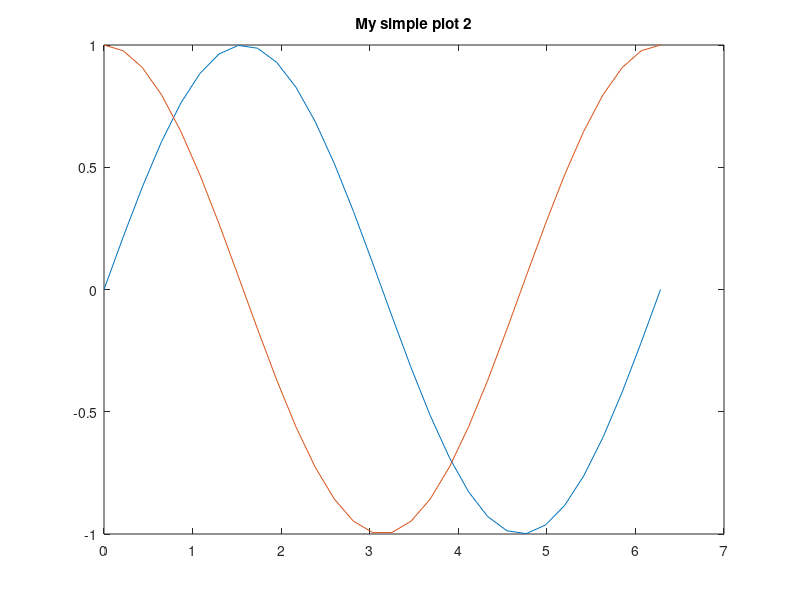

Here is the MATLAB script that generated this plot:
% Plotting two simple functions

close all              % close all graphics windows

x = linspace(0, 2*pi, 30);  % create 30 x-values

y = sin(x);
z = cos(x);

plot(x,y, x,z), title('My simple plot 2')
